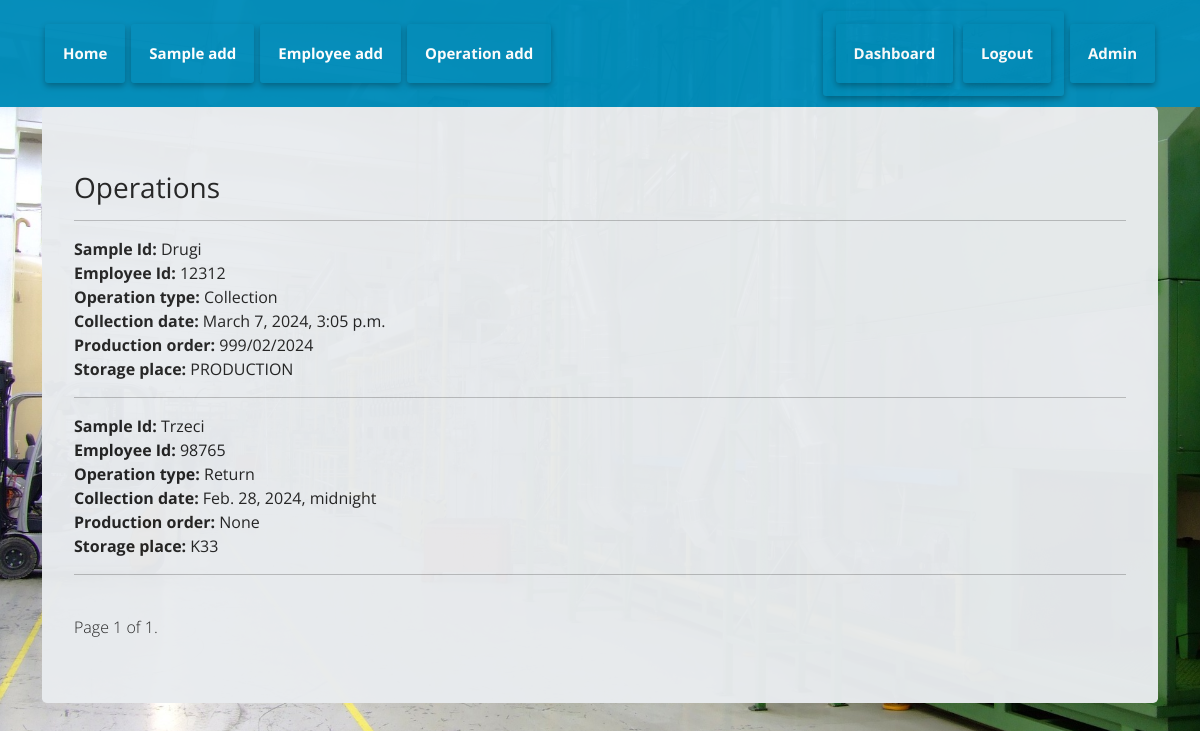
The app's page /management/ (signed in), older data.
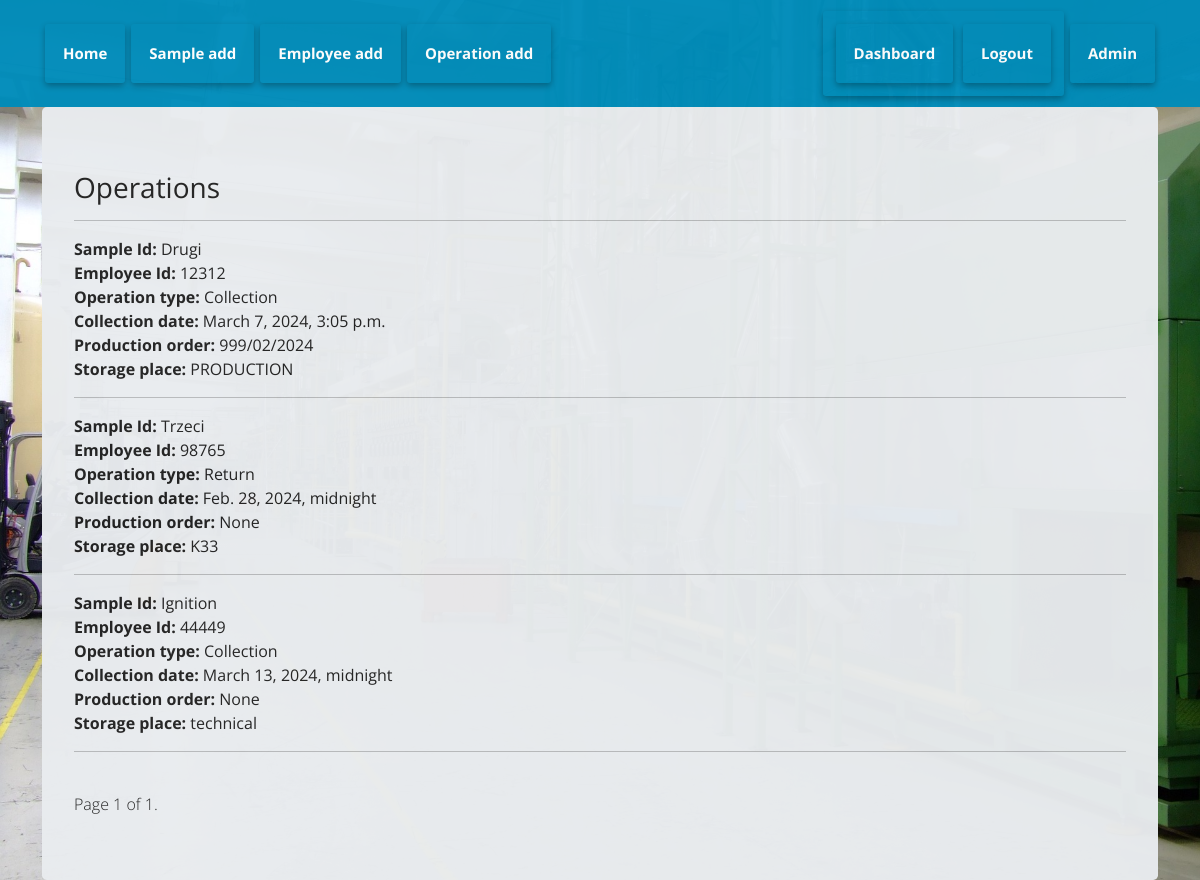
The same page, newer data.
### management/models.py (models this page shows, shortened)
class SampleOperation(models.Model):
    COLLECTION = 'Collection'
    RETURN = 'Return'
    Operation_type = [
        (COLLECTION, 'Collection'),
        (RETURN, 'Return'),
    ]
    sample_id = models.ForeignKey(Samples, on_delete=models.CASCADE)
    employee_id = models.ForeignKey(Employees, on_delete=models.CASCADE)
    operation_type = models.CharField(max_length=20, choices=Operation_type)
    operation_date = models.DateTimeField(unique=False, error_messages={'required': "Please fill in this field."})
    production_order = models.CharField(max_length=50, null=True, blank=True)
    storage_place = models.CharField(max_length=50, null=True, blank=True)

### samples/models.py (models this page shows, shortened)
class Samples(models.Model):
    part_number = models.IntegerField(validators=[MinValueValidator(100), MaxValueValidator(99999)], unique=True)
    part_name = models.CharField(max_length=255, unique=False)
    drawing_number = models.CharField(max_length=20, unique=False)
    drawing_revision = models.CharField(max_length=20, unique=False)
    client = models.CharField(max_length=125)
    trial_number = models.CharField(max_length=20, unique=True)
    APPROVED = 'Approved'
    NOT_APPROVED = 'Not approved'
    STATUS_CHOICES = [
            (APPROVED, 'Approved'),
            (NOT_APPROVED, 'Not approved'),
        ]
    status = models.CharField(max_length=20, choices=STATUS_CHOICES, default='Not approved')
    approval_date = models.DateField(blank=True, null=True)
    storage_place = models.CharField(max_length=50, unique=True)
    def __str__(self):
        return self.part_name
    class Meta:
        verbose_name = "Samples"
        verbose_name_plural = "Samples"

### employees/models.py (models this page shows)
class Employees(models.Model):
    first_name = models.CharField(max_length=50)
    last_name = models.CharField(max_length=100)
    employee_id = models.IntegerField(validators=[MinValueValidator(10000), MaxValueValidator(99999)], unique=True)
    STATUS_CHOICES = [
        ('quality', 'quality'),
        ('projects', 'projects'),
        ('tool-house', 'tool-house'),
        ('technical', 'technical'),
        ('other', 'other'),
    ]
    department = models.CharField(max_length=20, choices=STATUS_CHOICES)
    def __str__(self):
        return str(self.employee_id)
    class Meta:
        verbose_name = "Employees"
        verbose_name_plural = "Employees"

### samples/decorators.py (the view)
    def wrapper(request, *args, **kwargs):
        if not request.user.is_authenticated:
            return redirect('my-login')
        return view_func(request, *args, **kwargs)

### management/views.py (called while the page is built)
@custom_login_required
def sample_management(request):
    queryDataAll = SampleOperation.objects.all()
    paginator = Paginator(queryDataAll, 5)  # 5 próbek na stronę
    page_number = request.GET.get('page')
    page_obj = paginator.get_page(page_number)
    context = {'Sample_management': queryDataAll,
               'page_obj': page_obj}
    return render(request, 'samp_mana/management.html', context)

### management/templates/samp_mana/management.html (shortened to what this page needs)
{% extends 'base.html' %}
    {%  block content %}
        <h3><b> Operations </b></h3>
    <hr>
    {% for manage in page_obj %}
        <b>Sample Id:</b> {{ manage.sample_id }}
        <br>
        <b>Employee Id:</b> {{ manage.employee_id }}
        <br>
        <b>Operation type:</b> {{ manage.operation_type }}
        <br>
        <b>Collection date:</b> {{ manage.operation_date }}
        <br>
        <b>Production order:</b> {{ manage.production_order }}
        <br>
        <b>Storage place:</b> {{ manage.storage_place }}
        <br>
        <hr>
    {% endfor %}
        <br>
    <div class="pagination">
        <span class="step-links">
            <span class="current-page">
                Page {{ page_obj.number }} of {{ page_obj.paginator.num_pages }}.
            </span>
        </span>
    </div>
</html>
{% endblock %}

Row changes from the older to the newer data that the page shows:
added SampleOperation: sample_id "Ignition", employee_id "44449", operation_type "Collection", operation_date "March 13, 2024, midnight", production_order "None", storage_place "technical"
